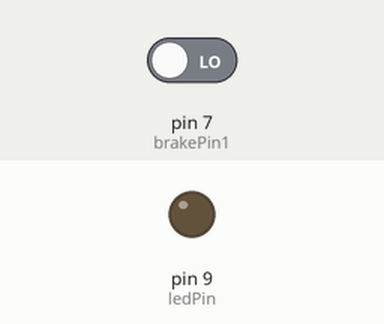
A sketch run on a simulated Arduino Uno, built with avr-gcc and run on an emulated ATmega328P. Parts: output pins drawn as LEDs (lit = HIGH). Dashed ring = blinking. The test bench sets the inputs (shaded band); at power-on: pin 7 (brakePin1) LOW.

Above: at 1.2 s.
1.3 s: pin 7 (brakePin1) driven HIGH
At 1.55 s:
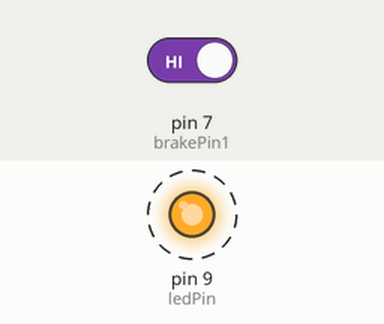
4.3 s: pin 7 (brakePin1) driven LOW
At 4.3 s:
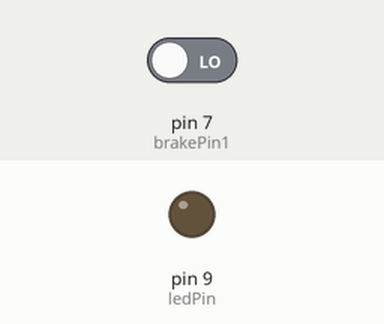
Timing chart, 0 to 7.3 s (numbered marks = the images above; inputs shaded):
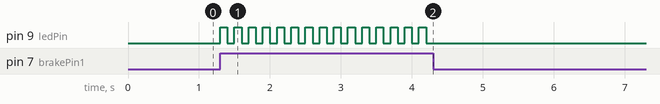

The sketch:

transmitter.ino
```cpp
// LiFi V2V Transmitter (manual style)
// NOTE: testing version - may need tweaking for LED brightness

int ledPin = 9;  // tx led pin
int brakePin1 = 7; // simulate brake signal

void setup() {
  pinMode(ledPin, OUTPUT);
  pinMode(brakePin1, INPUT);
}

void loop() {
  int brakeState = digitalRead(brakePin1);

  if (brakeState == HIGH) {
    // send braking signal
    digitalWrite(ledPin, HIGH);
    delay(100); // basic delay for demo
    digitalWrite(ledPin, LOW);
    delay(100);
  } else {
    // idle state (nothing)
    digitalWrite(ledPin, LOW);
  }
}
```

Measured:
- after the input at 1.3 s, pin 9 (ledPin): alternates HIGH for 0.10 s and LOW for 0.10 s, starting at once
- after the input at 4.3 s, pin 9 (ledPin): stops changing and stays LOW
